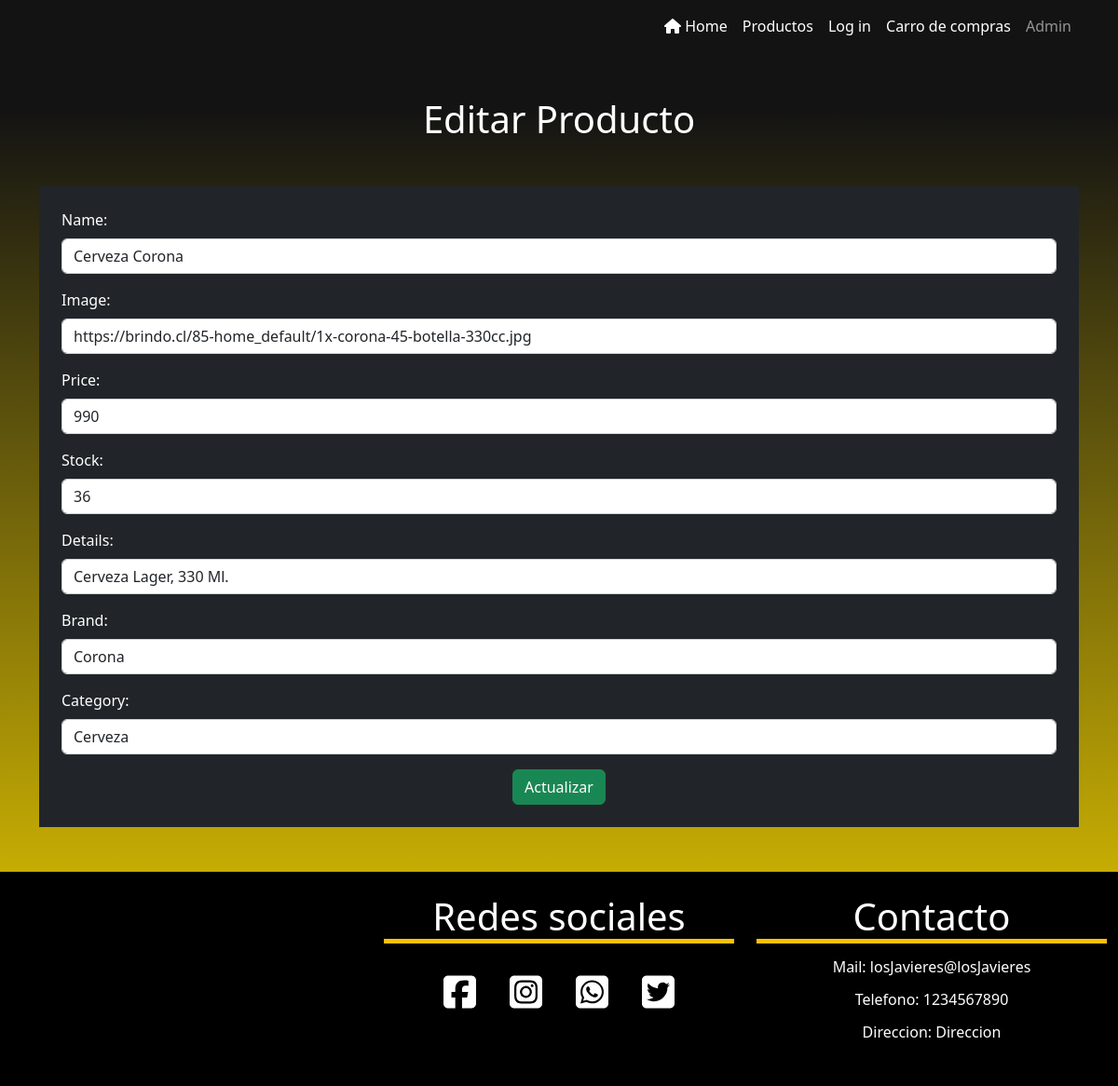
The page /products/editProduct/2 on the database as committed earlier.
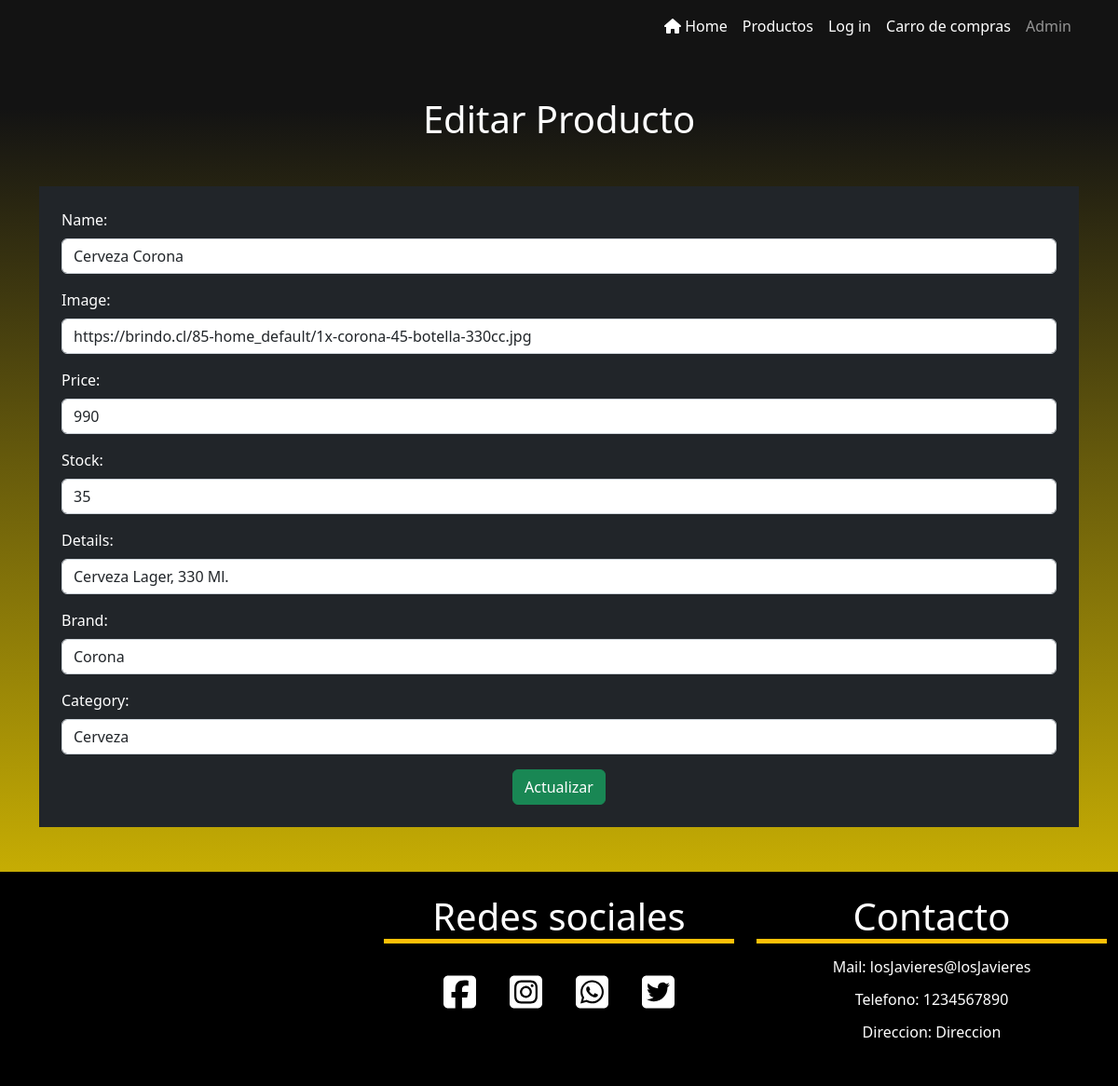
The same page on the database as committed later.
### Botilleria/models.py (models this page shows)
class Product(models.Model):
    try:
        name = models.CharField(max_length=100)
        image = models.CharField(max_length=500)
        price = models.IntegerField()
        stock = models.IntegerField()
        details = models.CharField(max_length=500)
        brand = models.CharField(max_length=50)
        category = models.CharField(max_length=100)
        class Meta:
            ordering = ['id']
    except Exception as e:
        print('Modelo no creado: ', e)

### Botilleria/views.py (the view)
# urls.py: path('products/editProduct/<int:pk>',
def editProduct(request, pk):
    try:
        product = get_object_or_404(Product, pk=pk)
        if request.method == 'POST':
            form = ProductForm(request.POST, instance=product)
            if form.is_valid():
                product = form.save(commit=False)
                product.save()
                messages.success(request, 'Producto modificado')
                return redirect('administrator')
        else:
            form = ProductForm(instance=product)
        return render(request, 'Products/editProduct.html', {'form': form})
    except Exception as e:
        print('producto no editado', e)

### Botilleria/context_processors.py (called while the page is built)
def totalPrice(request):
    totalCarrito = 0
    if 'cart' in request.session:
        for key, value in request.session['cart'].items():
            totalCarrito += int(value['price'])
    return {'totalPrice': totalCarrito}

### Botilleria/templates/Products/editProduct.html
{% extends '../layout/base.html' %} {% block content %}
<h1 class="text-center my-5">Editar Producto</h1>
<section class="container">
  <form method="POST" class="bg-dark container p-4 text-white">
    {% csrf_token %} {{ form.as_p }}
    <div class="text-center">
      <button type="submit" class="btn btn-success">Actualizar</button>
    </div>
  </form>
</section>
{% endblock %}

Rows that differ between the two databases and show on the page:
changed Product "Cerveza Corona": stock "36" → "35"
